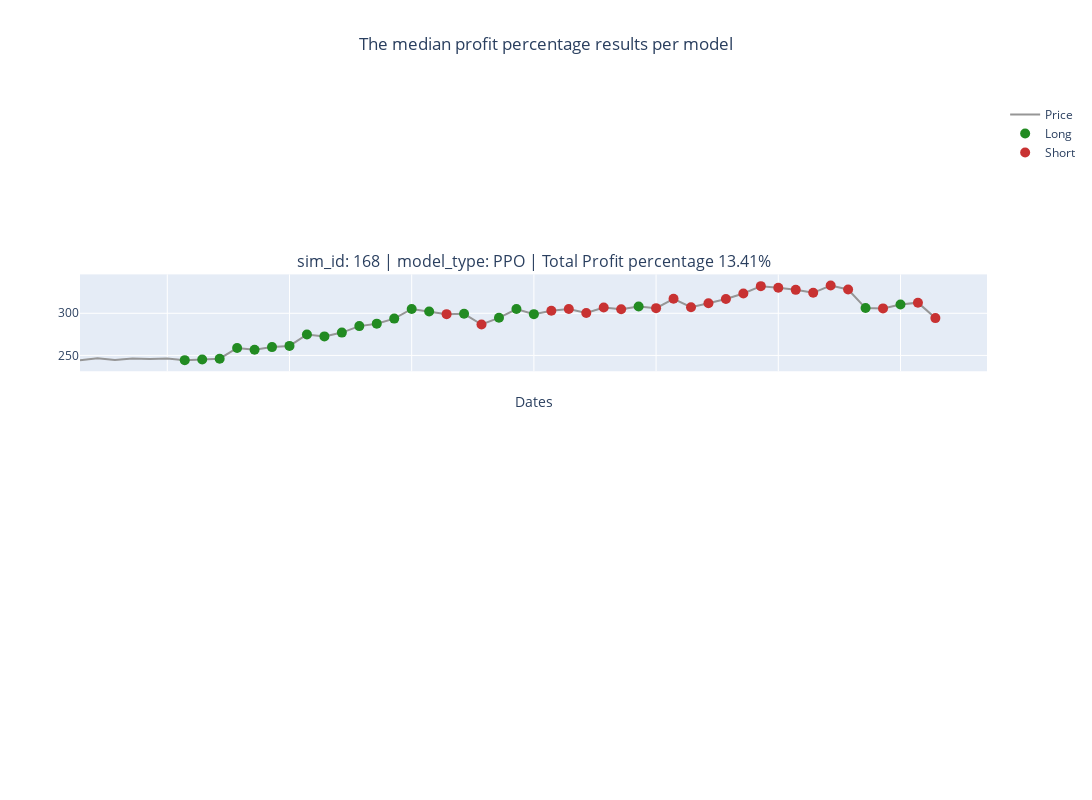

Here is the notebook cell this chart was saved with:
### Code cell
plot_robot_actions_all_models(config_file_name_without_extension, "", median_sim_id_PPO, "", "")
